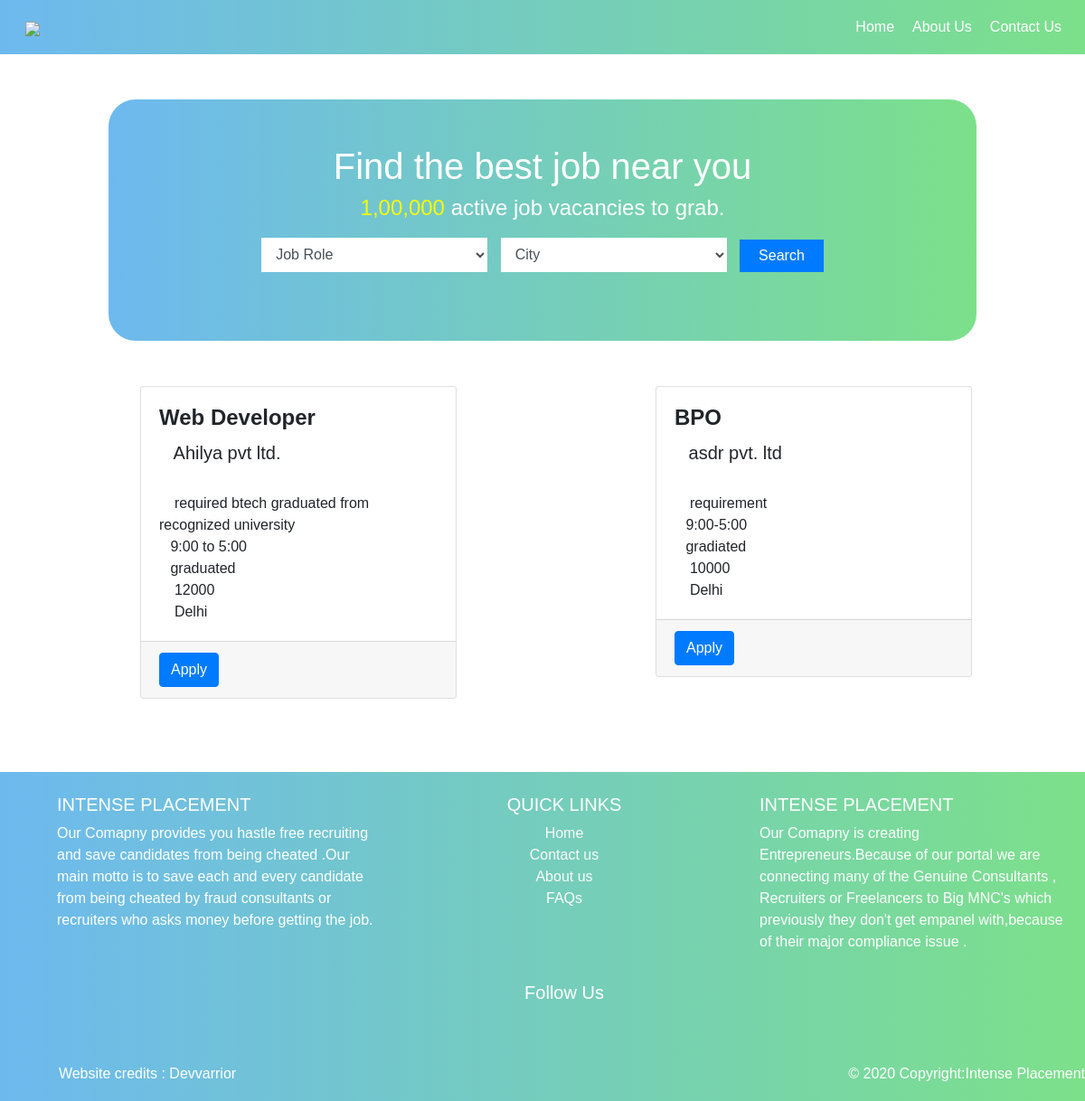
The app's page /jobs/ (signed in) with its own data.
### main/models.py (models this page shows, shortened)
class Job(models.Model):
	candidates = models.ForeignKey(Candidate , null = True , on_delete= models.SET_NULL)
	job_title =  models.CharField(max_length = 50)
	job_company = models.CharField(max_length = 100 , null = True)
	job_des = models.TextField()
	job_sal = models.IntegerField()
	job_loc = models.CharField(max_length = 500)
	Criticality=models.CharField(max_length = 100)
	timing=models.CharField(max_length = 500)
	qualification=models.CharField(max_length = 500)
	city = models.CharField(max_length = 50)

### main/views.py (the view)
# urls.py: path("jobs/", views.jobs, name='jobs'),
@login_required(login_url= 'account:login')
def jobs(request):
	jobArr= Job.objects.all()
	page = request.GET.get('page', 1)
	paginator = Paginator(jobArr, 18)
	try:
		jjob = paginator.page(page)
	except PageNotAnInteger:
		jjob = paginator.page(1)
	except EmptyPage:
		jjob = paginator.page(paginator.num_pages)
	jobArr1=Job.objects.order_by().values('job_title').distinct()
	jobArr2=Job.objects.order_by().values('city').distinct()
	role_val = request.GET.get('role')
	city_val = request.GET.get('city')
	district_val = request.GET.get('role')
	if role_val !='' and role_val is not None :
		jjob = jobArr.filter(job_title__icontains = role_val)
	elif city_val !='' and city_val is not None :
		jjob = jobArr.filter(city__icontains = city_val)
	if not jobArr :
		messages.error(request,'Currently there are 0 jobs')
	context = {
		'jobArr' : jobArr,
		'jobArr1' : jobArr1,
		'jobArr2' : jobArr2,
		'jjob' : jjob
	}
	return render(request= request,
				  template_name = "jobs.html",
				  context = context)

### main/templates/jobs.html (shortened to what this page needs)
{% load static %}
<!DOCTYPE html>
<head>
  <link rel="stylesheet" href="{% static 'css/jobStyle.css' %}">
  <link rel="stylesheet" href="{% static 'styles/bootstrap-4.5.0/css/bootstrap.css' %}">
  <link href="{% static 'plugins/fontawesome-free-5.13.0-web/css/fontawesome.css' %}" rel="stylesheet">
  <link href="{% static 'plugins/fontawesome-free-5.13.0-web/css/brands.css' %}" rel="stylesheet">
  <link href="{% static 'plugins/fontawesome-free-5.13.0-web/css/solid.css' %}" rel="stylesheet">
</head>
<body>
<section id="header">
    <div class="menu-bar">
        <nav class="navbar navbar-expand-lg navbar-light ">
            <a class="navbar-brand" href="#">
              <img src="{% static 'img/ipLogo.png' %}">
            </a>
          <div class="collapse navbar-collapse" id="navbarNav">
          <ul class="navbar-nav ml-auto" >
            <li class="nav-item ">
              <a class="nav-link " href="{% url 'main:homepage' %}">Home</a>
            </li>
            <li class="nav-item">
              <a class="nav-link " href="/about/">About Us</a>
            </li>
            <li class="nav-item">
              <a class="nav-link " href="/contact/">Contact Us</a>
            </li>
          </ul>
            </div>
          </nav>
      </div>
</section>
<section>
    <div class="search-job text-center">
	 {% if messages%}
        {% for m in messages %}
         <h1 class="text-white"> {{m}}</h1>
        {% endfor %}
      {% else %}
        <div>
            <h1 class="text-center text-white">Find the best job near you</h1>
            <h4 class="text-center text-white"><span style="color:rgb(246, 250, 3)">1,00,000</span> active job vacancies to grab. </h4>
        </div>
        <form action="/jobs/" method="get" id ="findform">
        <div class="form-group">
        <select class="form-control" id="sel1" name="role">
            <option disabled selected>Job Role</option>
        </select>
        <select class="form-control" id="sel1" name="city">
            <option disabled selected>City</option>
        </select>
        <button type="submit" class="btn btn-primary " onclick="submitForm()"> Search</button>
      </form>
        </div>
	    {% endif %}
</section>
    <section>
        <div class="container">
            <div class="row Job_row">
                <div class="col">
                    <div class="Job_container item_grid">
            {% for job in jjob %}
            <div class="Job_item">
            <div class="card">
                <div class="card-body">
                    <h4 class="card-title job-title"><b>{{job.job_title}}</b></h4>
                       <h5><i class="fas fa-building text-muted"></i>{{ job.job_company }}</h5>
                        <p class="card-text">
                          <i class="fas fa-user text-muted"></i>{{job.gender}}<br>
                          <i class="fas fa-pen text-muted"></i> {{job.job_des}} <br>
                          <i class="fas fa-clock text-muted"></i>{{job.timing}}<br>
                            <i class="fas fa-graduation-cap text-muted"></i>{{job.qualification}}<br>
                            <i class="fas fa-rupee-sign text-muted"></i> {{job.job_sal}} <br>
                            <i class="fas fa-map-marked-alt text-muted"></i> {{job.job_loc}}<br>
                        </p>
                </div>
                <div class="card-footer">
                    <a href="{% url 'main:apply' job.id  %}" class="text-white" > <small><button type="button"  class="btn btn-primary">Apply</button></small></a>
                </div>
            </div>
        </div>
        {% endfor %}
        </div>
    </div>
</div>
</div>
</section>
<br>
<br>
    <footer class="page-footer font-small pt-4 pl-md-5">
    <div class="container-fluid text-center text-md-left">
      <div class="row">
        <div class="col-md-4 mt-md-0 mt-4 text-left" >
          <h5 class="text-uppercase" id="desc">Intense Placement</h5>
          <p id = "desc">Our Comapny provides you hastle free recruiting and save candidates from being cheated .Our main motto is to save each and every candidate from being cheated by fraud consultants or recruiters who asks money before getting the job. </p>
        </div>
        <div class="col-md-4 d-none d-lg-block d-xl-block text-center" >
          <h5 class="text-uppercase">Quick Links</h5>
          <ul class="list-unstyled">
            <li>
              <a href="{% url 'main:homepage' %}">Home</a>
            </li>
            <li>
              <a href="/contact/">Contact us</a>
            </li>
            <li>
              <a href="/about/">About us</a>
            </li>
            <li>
              <a href="/faq/">FAQs</a>
            </li>
          </ul>
        </div>
        <div class="col-3 col-md-4 pl-md-4 d-none d-lg-block d-xl-block text-left">
          <h5 class="text-uppercase">Intense Placement </h5>
          <p id = "desc">Our Comapny is creating Entrepreneurs.Because of our portal we are connecting many of the Genuine Consultants , Recruiters or Freelancers to Big MNC's which previously they don't get empanel with,because of their major compliance issue . </p>
        </div>
      </div>
    </div>
    <div class="container " style="height: 100px;">
        <div class="row">
            <div class="col-md-12 py-3">
            <h5 class= "pb-2 text-center">Follow Us</h5>
            <div class="mb-2 text-center">
              <a href = "https://www.facebook.com/Intense-Placement-Private-Limited-102928834808269/" class="fb-ic" style="color: rgb(255, 255, 255);">
                <i class="fab fa-facebook-f fa-lg white-text mr-md-5 mr-3 fa-2x"> </i>
              </a>
              <a href = "#" class="tw-ic" style="color:  rgb(255, 255, 255);">
                <i class="fab fa-twitter fa-lg white-text mr-md-5 mr-3 fa-2x"> </i>
              </a>
              <a href = "https://www.linkedin.com/company/intense-placement-private-limited" class="li-ic" style="color:  rgb(255, 255, 255);">
                <i class="fab fa-linkedin-in fa-lg white-text mr-md-5 mr-3 fa-2x"> </i>
              </a>
              <a href = "https://www.instagram.com/invites/contact/?i=zmndwoirzzee&utm_content=hftfvyr" class="ins-ic" style="color:  rgb(255, 255, 255);">
                <i class="fab fa-instagram fa-lg white-text mr-md-5 mr-3 fa-2x"> </i>
              </a>
            </div>
          </div>
        </div>
    </div>
    <div class="footer-copyright text-center py-2">
      <h6> <a href="mailto:devvarrior@gmail.com" class="text-white" style="float: left;"><i class="fas fa-code"></i> Website credits : Devvarrior <i class="fas fa-code"></i></a> <p style="float: right;">© 2020 Copyright:Intense Placement</p></h6>
      <br>
    </div>
</footer>
</body>
</html>

### NewIntense/static/css/jobStyle.css (style rules this page uses)
* { padding: 0; margin: 0; font-family: sans-serif; }
body { overflow-x:hidden; }
.menu-bar { background-image: linear-gradient(to right,#6db9ef,#7ce08a); }
.nav-link { font-size: 16px; color: #ffffff !important; margin:2px; }
.navbar-nav { text-align: right; }
.navbar img { margin-left: 0.6em; height: 3em; }
.search-job { padding: 50px 0; margin: 50px 10% 50px; background-image: linear-gradient(to right,#6db9ef,#7ce08a); border-radius: 30px; }
.search-job .form-control { max-width: 250px; display: inline-flex; margin: 10px 5px; border-radius: 0; box-shadow: none !important; border: none !important; }
.search-job .btn-primary { border-radius: 0; box-shadow: none !important; display: inline-flex; margin: 5px; padding: 5px 20px; }
.card { display: inline-block; max-width: 25rem; }
.card-footer .btn { float: center; }
.Job_container { width: calc(100% + 30px); left: -15px; display: flex; flex-direction: row; justify-content: space-around; flex-flow: wrap; }
.Job_item { display: inline-block; width: calc(100% / 3); padding-left: 15px; padding-right: 15px; margin-bottom: 33px; }
footer { background-image: linear-gradient(to right,#6db9ef,#7ce08a); color: #ffffff; }
footer ul li a { color: rgb(252, 250, 250); }
footer p { font-weight: normal; }

### records on screen
Job: job_title "Web Developer", job_company "Ahilya pvt ltd.", job_des "required btech graduated from recognized university", timing "9:00 to 5:00", qualification "graduated", job_sal "12000", job_loc "Delhi"
Job: job_title "BPO", job_company "asdr pvt. ltd", job_des "requirement", timing "9:00-5:00", qualification "gradiated", job_sal "10000", job_loc "Delhi"
